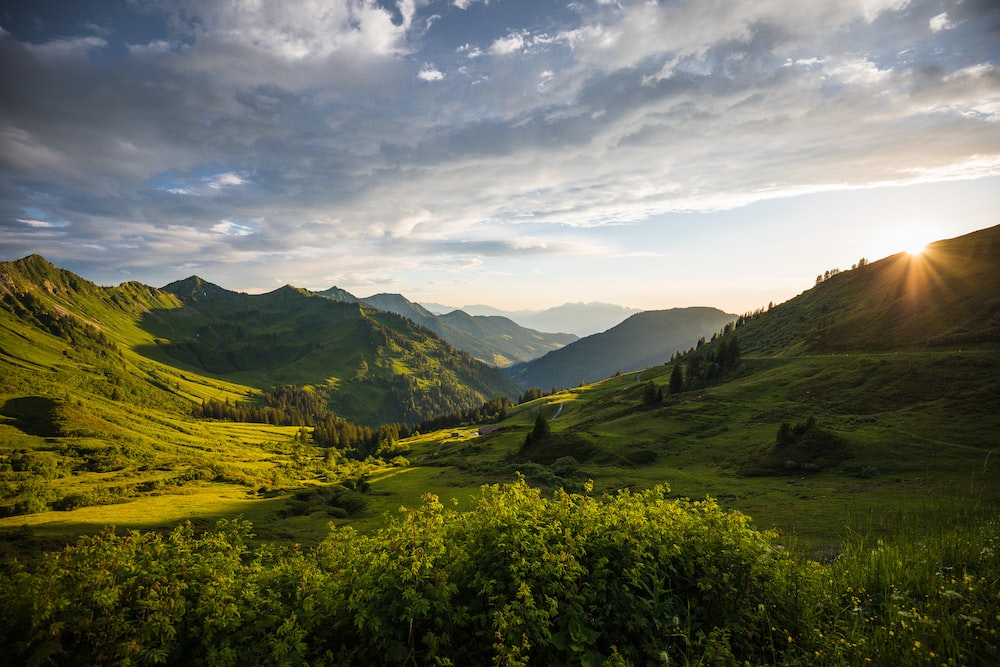
#> input picture DIP_1/landscape.jpg, 1000 x 667 px
$ python Down_Sample.py
#> lines starting #> are read from the running program, lines starting #| are printed output that depends on the picture
from PIL import Image
import matplotlib.pyplot as plt
import numpy as np
import cv2

image_path = './landscape.jpg'
image = Image.open(image_path)
#> image is the input picture: PIL image 1000x667 RGB; mean R, G, B 107.1, 108.5, 88.5

print('Original Image Height:', image.height)
#| Original Image Height: 667
print('Original Image Width:', image.width)
#| Original Image Width: 1000

gray_image = cv2.cvtColor(np.array(image), cv2.COLOR_BGR2GRAY)
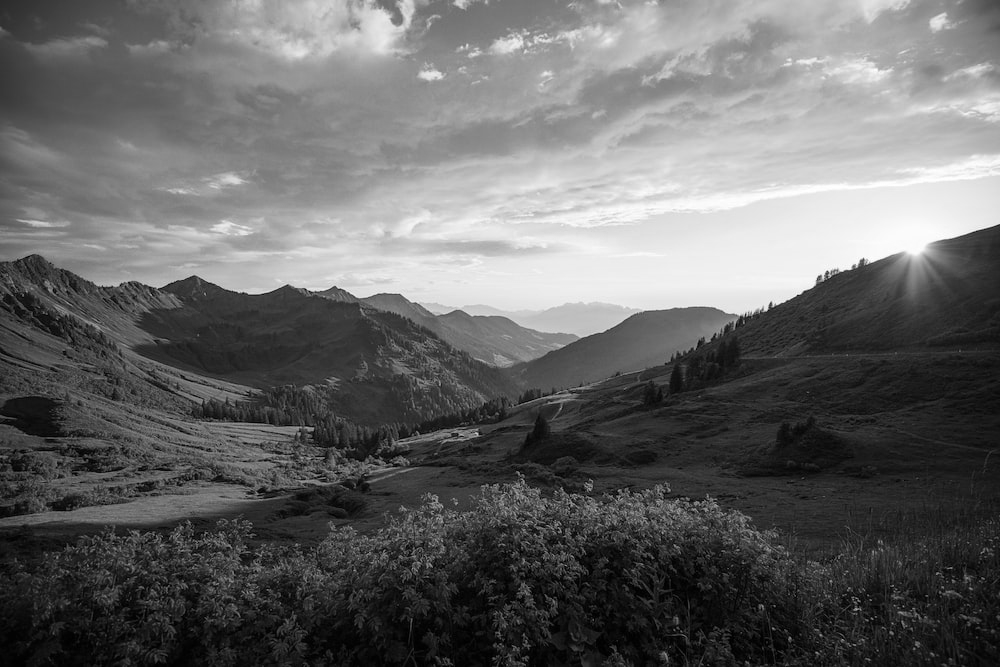
#> gray_image: shape (667, 1000); min 0, max 255, mean 102.4
gray_image = cv2.resize(gray_image, (512, 512))
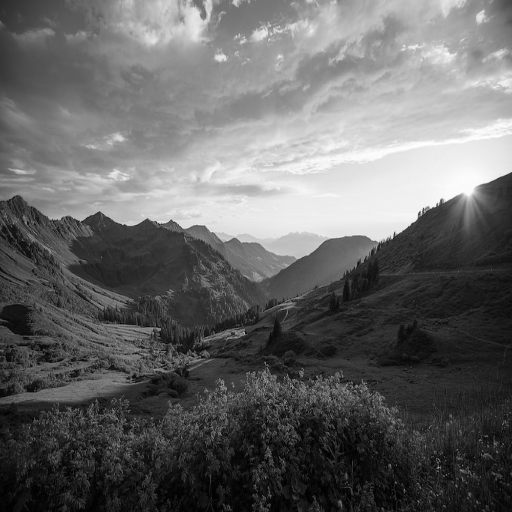
#> gray_image: shape (512, 512); min 0, max 255, mean 102.3

image_array = np.array(gray_image)

downscale_factors = [2, 4, 8, 16, 32]

num_rows = 2
num_cols = len(downscale_factors) // num_rows

plt.figure(figsize=(12, 6))

plt.subplot(num_rows, num_cols + 1, 1)
plt.imshow(gray_image, cmap='gray')
plt.title('Grayscale Image')
plt.axis('off')

# Downscale the image by different factors and display side by side
for i, downscale_factor in enumerate(downscale_factors):
    downsampled_height = image_array.shape[0] // downscale_factor
    downsampled_width = image_array.shape[1] // downscale_factor

    downsampled_array = np.zeros((downsampled_height, downsampled_width), dtype=np.uint8)

    for row in range(downsampled_height):
        for col in range(downsampled_width):
            row_start = row * downscale_factor
            row_end = row_start + downscale_factor
            col_start = col * downscale_factor
            col_end = col_start + downscale_factor

            average_pixel = np.mean(image_array[row_start:row_end, col_start:col_end])

            downsampled_array[row, col] = average_pixel.astype(np.uint8)

    plt.subplot(num_rows, num_cols + 1, i + 2)
    plt.imshow(downsampled_array, cmap='gray')
    plt.title(f'Downscale {downscale_factor}x')
    plt.axis('off')

plt.tight_layout()
plt.show()
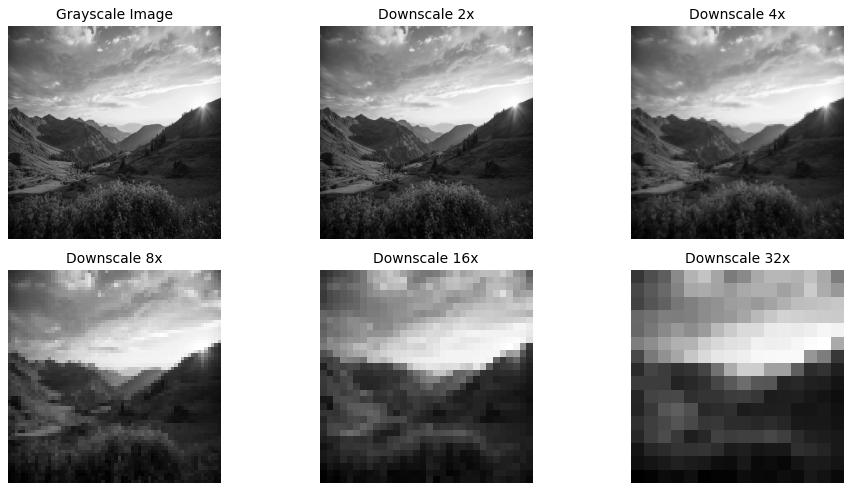
#> figure drawn by matplotlib, 6 panels
